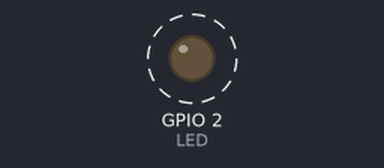
The program below on a simulated ESP32. Parts: output pins drawn as LEDs (lit = HIGH). Dashed ring = blinking. What the program prints to the serial monitor is not drawn.

Above: at 0.2 s.
Timing chart, 0 to 4.6 s (numbered marks = the images above):
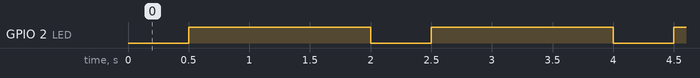

Measured:
- by itself, GPIO 2 (LED): alternates HIGH for 1.5 s and LOW for 0.50 s

The program:

main.cpp
```cpp
#include"Arduino.h"
#define LED 2 // ESP 보드에 내장된 LED 핀은 2
 int i = 0;

void setup() {
  // put your setup code here, to run once:


  Serial.begin(115200);
  pinMode(LED,OUTPUT);
}

void loop() {
  delay(500);
  digitalWrite(LED,HIGH);
        delay(1500);
  digitalWrite(LED,LOW);
  Serial.print(i);
  Serial.println("working");
  i++;

  // put your main code here, to run repeatedly:

}
```
